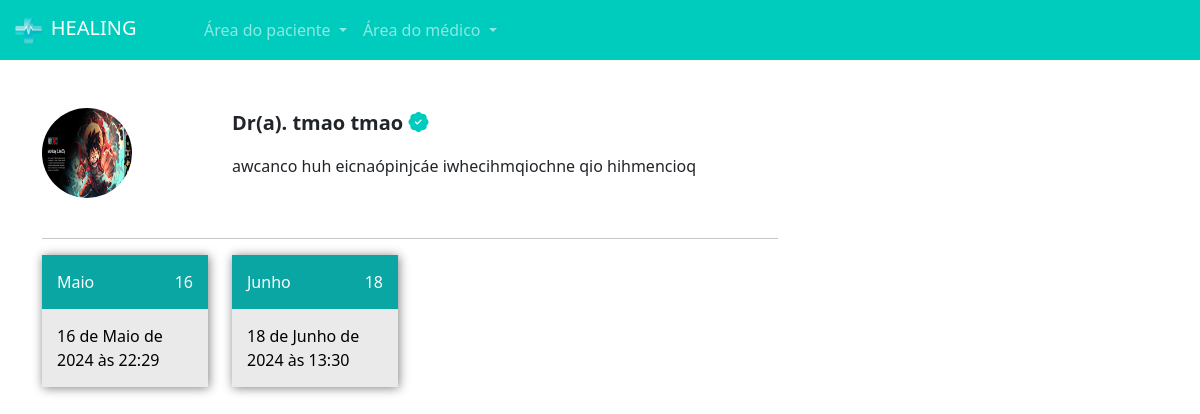
Page /pacientes/escolher_horario/3 (signed in) on the committed database.
### medico/models.py (models this page shows, shortened)
class DadosMedicos(models.Model):
    crm = models.CharField(max_length=30)
    nome = models.CharField(max_length=100)
    cep = models.CharField(max_length=15)
    rua = models.CharField(max_length=100)
    bairro = models.CharField(max_length=100)
    numero = models.IntegerField()
    rg = models.ImageField(upload_to='rgs')
    cedula_identidade_medica = models.ImageField(upload_to='cim')
    foto = models.ImageField(upload_to='fotos_perfil')
    descricao = models.TextField()
    valor_consulta = models.FloatField(default=100)
    user = models.ForeignKey(User, on_delete=models.DO_NOTHING)
    especialidade = models.ForeignKey(Especialidades, on_delete=models.DO_NOTHING)

class DatasAbertas(models.Model):
    data = models.DateTimeField()
    user = models.ForeignKey(User, on_delete=models.DO_NOTHING)
    agendado = models.BooleanField(default=False)

### paciente/views.py (the view)
# urls.py: path('escolher_horario/<int:id_dados_medicos>', views.escolher_horario, name='escolher_horario', ),
@login_required
def escolher_horario(request, id_dados_medicos):
    if request.method == 'GET':
        medico = DadosMedicos.objects.get(id=id_dados_medicos)
        datas_abertas = DatasAbertas.objects.filter(user=medico.user).filter(data__gt=datetime.now())
        return render(request, 'escolher_horario.html', {'medico':medico, 'datas_abertas':datas_abertas, 'is_medico':is_medico(request.user)})

### medico/models.py (called while the page is built)
def is_medico(user):
    return DadosMedicos.objects.filter(user=user).exists()

### paciente/templates/escolher_horario.html (shortened to what this page needs)
{% extends "base.html" %}
{% load static %}
{% block 'head' %}
    <link rel="stylesheet" href="{% static 'medicos/css/abrir_horario.css' %}">
    <link rel="stylesheet" href="{% static 'usuarios/css/usuarios.css' %}">
    <link rel="stylesheet" href="{% static 'medicos/css/cadastro_medico.css' %}">
    <link rel="stylesheet" href="{% static 'pacientes/css/home.css' %}">
    <link rel="stylesheet" href="https://cdn.jsdelivr.net/npm/bootstrap-icons@1.11.3/font/bootstrap-icons.min.css">
{% endblock 'head' %}
{% block 'body' %}
{% include 'partials/navbar.html' %}
    <div class="container">
        <br><br>
        <div class="row">
            <div class="col-md-8">
                <div class="row">
                    <div class="col-md-3"><img src="{{medico.foto.url}}" class="foto-perfil-card" alt=""></div>
                    <div class="col-md">
                        <p style="font-size: 20px" class="p-bold">Dr(a). {{medico.nome}} <i class="bi bi-patch-check-fill icon-main"></i></p>
                        <p>{{medico.descricao}}</p>
                    </div>
                </div>
                <br>
                <hr>
                <div class="row">
                    {% for data_aberta in datas_abertas %}
                        <div class="col-md-3">
                            <a class="link" href="{% url "agendar_horario" data_aberta.id %}">
                            <div class='selecionar-dia'>
                                <div class="header-dias">
                                    <span class="mes">
                                        {{data_aberta.data|date:"F"}}
                                    </span>
                                    <span class="dia-semana">
                                        {{data_aberta.data|date:'j'}}
                                    </span>
                                </div>
                                <div class="conteudo-data">
                                    {{data_aberta.data}}
                                </div>
                            </div>
                            </a>
                        <br>
                        </div>
                    {% endfor %}
                </div>
            </div>
            <div class="col-md-4">
            </div>
        </div>
    </div>
{% endblock 'body' %}

### templates/base.html (shortened to what this page needs)
{% load static %}
<!DOCTYPE html>
<html lang="pt-BR">
<head>
    <link href="https://cdn.jsdelivr.net/npm/bootstrap@5.3.3/dist/css/bootstrap.min.css" rel="stylesheet">
    <link href="{% static "geral/css/base.css" %}" rel="stylesheet">
    {% block 'head' %}{%endblock 'head'%}
</head>
<body>
    {% block 'body' %}{%endblock 'body'%}
</body>
</html>

### templates/partials/navbar.html (shortened to what this page needs)
{% load static %}
<nav class="navbar navbar-expand-lg navbar-dark bg-color-dark">
    <div class="container-fluid">
      <a class="navbar-brand" href="#"><img src="{% static 'geral/img/logo.png' %}" width="20%" alt="">&nbspHEALING</a>
      <div class="collapse navbar-collapse" id="navbarNav">
        <ul class="navbar-nav">
            <li class="nav-item dropdown">
                <a class="nav-link dropdown-toggle" href="#" id="navbarDropdownMenuLink" role="button" data-bs-toggle="dropdown" aria-expanded="false">
                  Área do paciente
                </a>
            </li>
            {% if is_medico %}
                <li class="nav-item dropdown">
                    <a class="nav-link dropdown-toggle" href="#" id="navbarDropdownMenuLink" role="button" data-bs-toggle="dropdown" aria-expanded="false">
                        Área do médico
                    </a>
                </li>
            {% else %}
                <li class="nav-item">
                    <a class="nav-link" href="{% url 'cadastro_medico' %}">Sou médico</a>
                </li>
            {% endif %}
        </ul>
      </div>
    </div>
  </nav>

### templates/static/geral/css/base.css (style rules this page uses)
:root { --main-color: #00CCBE; --dark-color: #09A6A3; --contrast-color: #FFD686; }
.bg-color-dark { background-color: var(--main-color); }
.p-bold { font-weight: bold; }

### templates/static/pacientes/css/home.css (style rules this page uses)
.foto-perfil-card { width: 90px; height: 90px; border-radius: 45px; }
.icon-main { color: var(--main-color); }
.link { text-decoration: none; }
.selecionar-dia { width: 100%; background-color: #EAEAEA; box-shadow: 1px 1px 10px gray; }
.header-dias { background-color: var(--dark-color); padding: 15px; color: white; text-decoration: none; }
.dia-semana { float: right; }
.conteudo-data { padding: 15px; color: black; }

### rows in the picture
DadosMedicos: foto (picture), nome "tmao tmao", descricao "awcanco huh eicnaópinjcáe iwhecihmqiochne qio hihmencioq"
DatasAbertas: data "Maio", data "16", data "16 de Maio de 2024 às 22:29"
DatasAbertas: data "Junho", data "18", data "18 de Junho de 2024 às 13:30"
